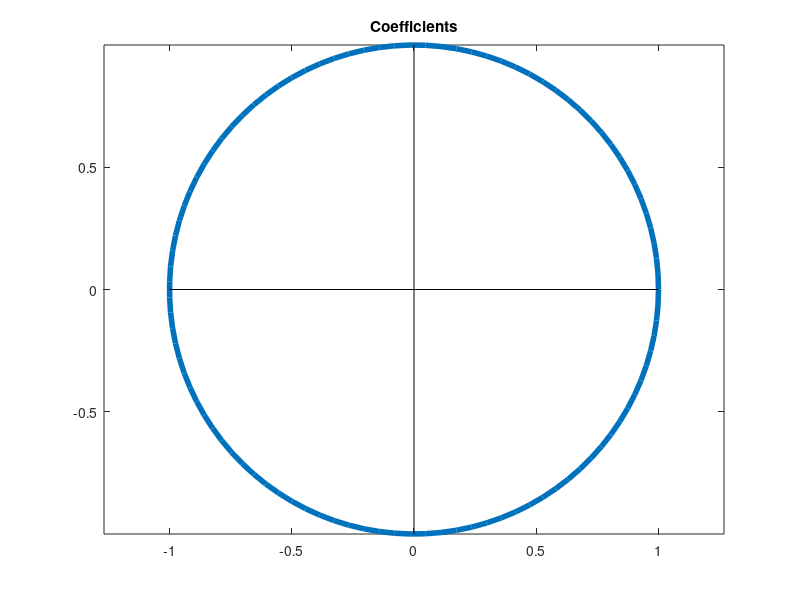

MATLAB code for this plot:
function [x,y]=draw_unitcircle()
theta = linspace(0,2*pi,100);
x = cos(theta);                  
y = sin(theta);
plot(x,y, 'LineWidth',4); 
hold on;
plot([-1,1],[0,0],'k',[0,0],[-1,1],'k');
title('Coefficients');
axis('equal'); 
